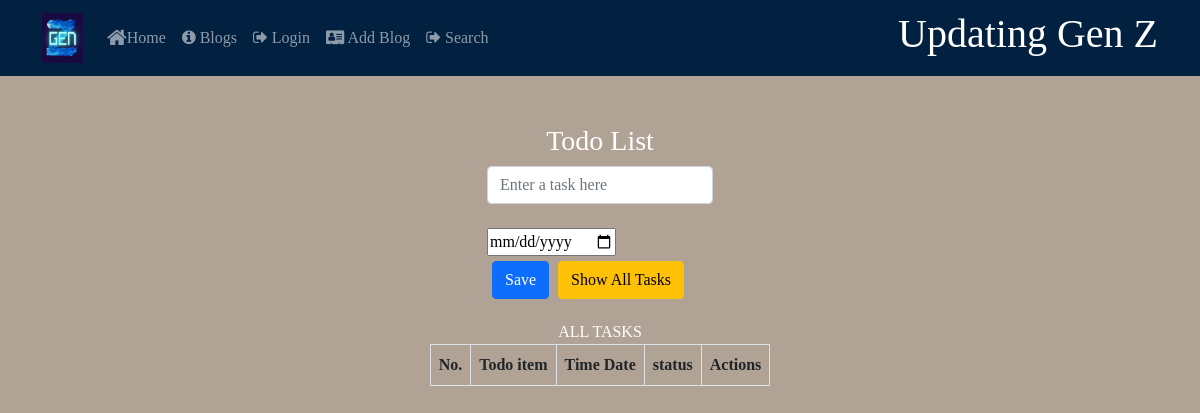
The app's page /showtodolist/2, older data.
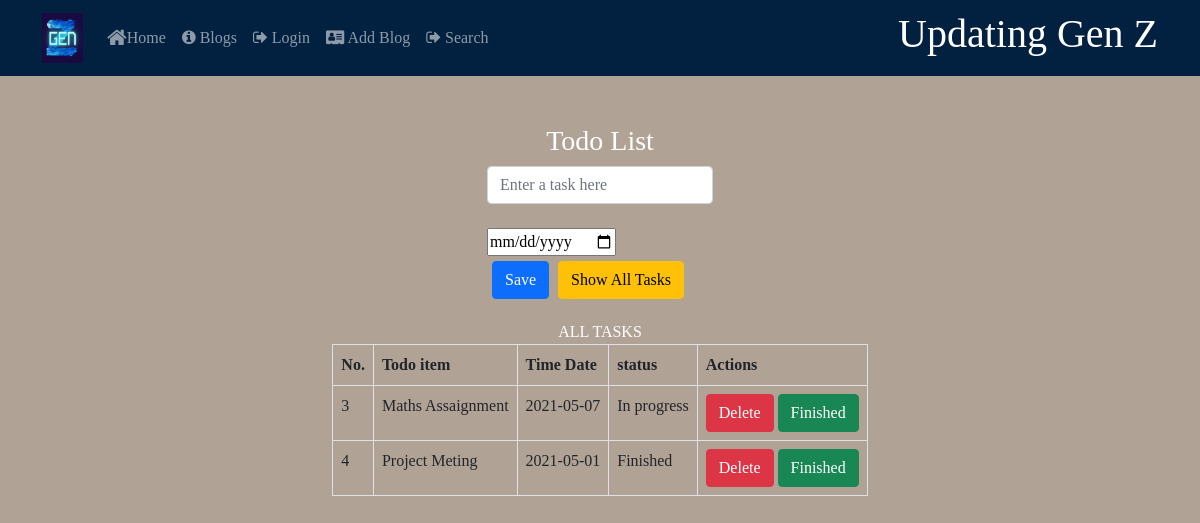
The same page, newer data.
### app.py (models this page shows)
class Tasks(db.Model):
    id = db.Column(db.Integer, primary_key=True)
    user_id = db.Column(db.Integer)
    task = db.Column(db.String(200))
    status = db.Column(db.String(10), default="In progress")
    date = db.Column(db.String, nullable=True)

### app.py (the view)
@app.route('/showtodolist/<int:user_id>', methods=['POST', 'GET'])
def showtodolist(user_id):
    user = Users.query.filter_by(id=user_id).first()
    tasklist = Tasks.query.filter_by(user_id=user_id).all()
    return render_template('To-do.html', tasklist=tasklist, current_user=current_user, show=1)

### Templates/To-do.html (shortened to what this page needs)
<!DOCTYPE html>
<html>
<head>
    <link href="https://cdn.jsdelivr.net/npm/bootstrap@5.0.0-beta3/dist/css/bootstrap.min.css" rel="stylesheet">
    <link rel="stylesheet" type="text/css" href="../static/Css/to-do.css">
    <link rel="stylesheet" href="https://cdnjs.cloudflare.com/ajax/libs/font-awesome/4.7.0/css/font-awesome.min.css">
</head>
<body>
	<header>
	    <nav class="navbar navbar-dark navbar-expand-sm fixed-top" style="background: #022140;">
	        <div class="container">
	            <a class="navbar-brand mr-auto" href="#"><img src="../static/img/logo.png" height="50" width="41"></a>
	            <div class="collapse navbar-collapse" id="Navbar">
	               <ul class="navbar-nav mr auto">
	                  <li class="nav-item"><a class="nav-link" href="/"><span class="fa fa-home fa-lg"> </span>Home</a></li>
	                  <li class="nav-item"><a class="nav-link" href="/allblogs"><i class="fa fa-info-circle"></i> </span>Blogs</a></li>
                    {%if not current_user.is_authenticated %}
                    <li class="nav-item"><a class="nav-link" href="/login"><i class="fa fa-sign-out"></i> </span>Login</a></li>
                    {% endif %}
	                  <li class="nav-item"><a class="nav-link" href="/addblog/{{current_user.id}}"><i class="fa fa-address-card"></i> </span>Add Blog</a></li>
	                  <li class="nav-item"><a class="nav-link" href="/searchusers"><i class="fa fa-sign-out"></i> </span>Search</a></li>
	                </ul>
	            </div>
	            <div>
	             <h1 style="color: white;">Updating Gen Z</h1>
	            </div>
	        </div>
	    </nav>
	</header>
    <p><br></p>
    <body>
        <div
        class="app-container d-flex align-items-center justify-content-center flex-column"
        ng-app="myApp"
        ng-controller="myController" style="margin-top: 100px;"      >
        <h3>Todo List</h3>
        <div class="d-flex align-items-center mb-3">
          <form method="POST">
          <div class="form-group mr-3 mb-0">
            <input
              ng-model="yourTask"
              type="text"
              class="form-control"
              id="formGroupExampleInput"
              placeholder="Enter a task here"
              name = 'task'
            />
          <br>
          <input type="date" id="birthdaytime" name="date">
          <br>
          <button
            type="submit"
            formaction="/todolist/{{current_user.id}}"
            class="btn btn-primary mr-3"
            ng-click="saveTask()"
            style="margin: 5px;">
          Save
          </button>
          <button type="submit" formaction="/showtodolist/{{current_user.id}}" class="btn btn-warning" ng-click="getTask()">
          Show All Tasks
          </button>
        </div>
      </form>
        </div>
        {% if show == 1 %}
        ALL TASKS
        <div class="table-responsive">
          <table class="table table-hover table-bordered">
            <thead>
              <tr>
                <th>No.</th>
                <th>Todo item</th>
                <th>Time Date</th>
                <th>status</th>
                <th>Actions</th>
              </tr>
            </thead>
            <tbody>
              {% for task in tasklist  %}
              <tr>
                <td>{{task.id}}</td>
                <td>{{task.task }}</td>
                <td>{{task.date }}</td>
                <td>{{ task.status }}</td>
                <td><form method="POST"><button type="submit" formaction="/deletetask/{{current_user.id}}/{{task.id}}" class="btn btn-danger"">Delete</button>
                  <button type="submit" formaction="/finishtask/{{current_user.id}}/{{task.id}}"  class="btn btn-success">Finished</button></form>
                </td>
              </tr>
              {% endfor %}
            </tbody>
          </table>
        </div>
        {% endif %}
      </div>
    </body>
</html>

### Static/Css/to-do.css (style rules this page uses)
body { font-family: "Baloo 2", cursive; font-size: 16px; color: #ffffff; text-rendering: optimizeLegibility; background: #B1A296; font-weight: initial; }

Row changes from the older to the newer data that the page shows:
added Tasks: id "3", task "Maths Assaignment", date "2021-05-07", status "In progress"
added Tasks: id "4", task "Project Meting", date "2021-05-01", status "Finished"
